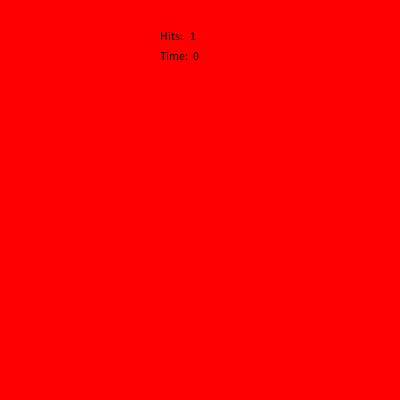
Frame 1 (no input)
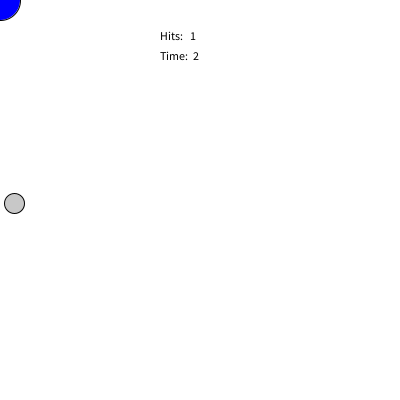
Frame 60 (the mouse pressed at the canvas centre just before this capture)
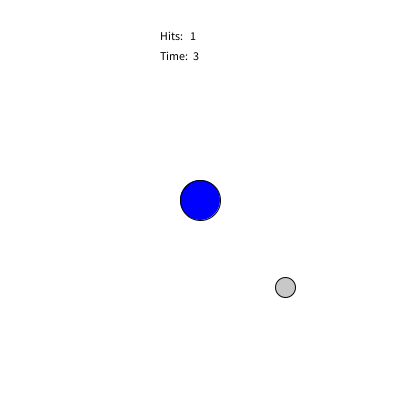
Frame 120 (the mouse held since frame 60 and released just before this capture)

The Processing sketch that drew these frames (run headless with seeded random() and noise(); from frame 60 on, the mouse is pressed at the canvas centre):

// Processing sketch: processing_93990
// ── processing_93990.pde

// test obstacles for game 

float tx, ty, twd, tht, tdx, tdy, follow;
float ox, oy, owd, oht, odx, ody;
float timePhase;
int time;
int count;
float objectsize;

color objectcolor;
color targetcolor;

void setup () {

  size(400, 400);
  smooth();
  
  objectsize = 40;
  
  odx = 5;
  ody = 5;
  
  count = 0;
  
}


void draw () {
  playGame();
  
}


void obst (float x, float y, float wd, float ht) {
  
  objectcolor = color(200);
  fill(objectcolor);
  
  wd = objectsize/2;
  ht = objectsize/2;
  
  ellipseMode(CENTER);
  ellipse(x, y, wd, ht);
}




void drawObst () {

  ox = ox + odx;
  oy = oy + ody;

  if (ox > width)
  {
    odx = -odx;
  }

  if (ox < 0)
  {
    odx = -odx;
  }

  if (oy < height)
  {
    ody = -ody;
  }

  if (oy > 0)
  {
    ody = -ody;
  }

  obst (ox, oy, owd, oht);
  
}


void target (float x, float y, float wd, float ht) {
 
  targetcolor = color(0, 0, 255);
  fill (targetcolor);
 
  wd = objectsize;
  ht = objectsize;
  
  ellipse (x, y, wd, ht);
  
}

void drawTarget (){
 
  // generating variables to simmilate follow
//  tdx = mouseX - tx;
//  tdy = mouseY - ty;
//  follow = 0.1;
//  tx = tx + (tdx*follow);
//  ty = ty + (tdy*follow);

  tx = mouseX;
  ty = mouseY;
  
  // draw target
  target (tx, ty, twd, tht);
  
}

void checkHit () {
  
  float d = dist(tx, ty, ox, oy);
  
  if (d < 40) 
  {
   count ++;
   
   background (255, 0, 0);
   
   
   ox = random (0, width);
   oy = random (0, height);

   odx = random(-10, 10);
   ody = random(-10, 10);
   
    
  }
  
}

void gameData ()

{
  fill(0);
  text("Hits:   " + count, width*.4, height*.1);
  text("Time:  "  + time, width*.4, height*.15);
  
  time = millis() / 1000;
  
}

void playGame () {
  background (255);

  drawObst();
  drawTarget();
  checkHit();
  gameData();
  
}
